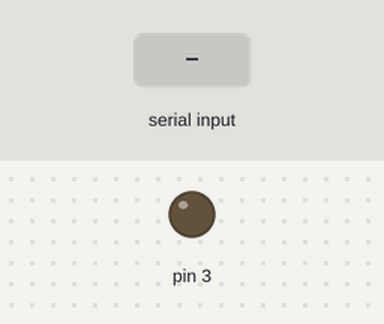
Recording of a program running on a simulated Arduino Uno, built with avr-gcc and run on an emulated ATmega328P. Parts: output pins drawn as LEDs (lit = HIGH). The inputs (shaded band) are chosen by the test bench. What the program prints to the serial monitor is not drawn.

Above: at 1.2 s.
1.3 s: "90,45\n" received over Serial
At 2.1 s:
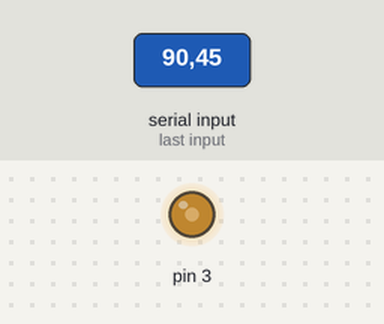
3.8 s: "5\n" received over Serial
At 4.6 s:
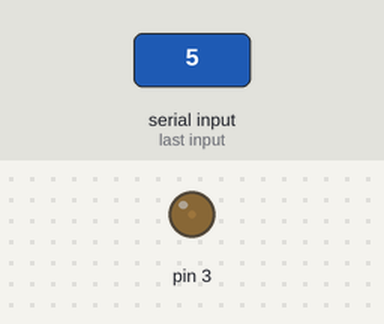
6.3 s: "30,150\n" received over Serial
At 7.1 s:
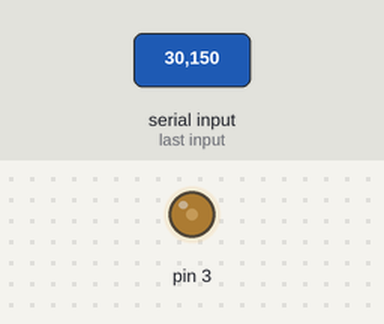
Timing chart, 0 to 9.3 s (numbered marks = the images above; inputs shaded):
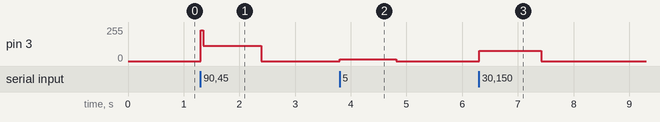

The program:

main.cpp
```cpp
#include <Arduino.h>
#include <math.h>

int WRITE_PIN = PIN3;
long MAX_INPUT = 100;
char STR_BUFFER[128];

void setup()
{
  // put your setup code here, to run once:
  Serial.begin(9600);
  while (!Serial)
  {
  };

  pinMode(WRITE_PIN, OUTPUT);
}

void loop()
{
  // put your main code here, to run repeatedly:
  sprintf(STR_BUFFER, "Write a power input between 0 and %ld : ", MAX_INPUT);
  Serial.print(STR_BUFFER);

  // waiting for input & reding power_input
  while (Serial.available() == 0)
  {
  };
  long power_input = Serial.parseInt();

  sprintf(STR_BUFFER, "Your power input is %ld isn't it?", power_input);
  Serial.println(STR_BUFFER);
  Serial.println();

  if (power_input < 0 || power_input > MAX_INPUT)
  {
    Serial.println("Invalid input try again");
  }
  else
  {
    float f_power = 255. * static_cast<float>(power_input) / static_cast<float>(MAX_INPUT);
    int i_power = static_cast<int>(f_power);
    analogWrite(WRITE_PIN, i_power);
  }

}
```

Measured:
- after the input at 1.3 s, pin 3: 0/255 → 114/255 at once, → 0/255 1.1 s later
- after the input at 3.8 s, pin 3: 0/255 → 12/255 at once, → 0/255 1.0 s later
- after the input at 6.3 s, pin 3: 0/255 → 76/255 at once, → 0/255 1.1 s later
